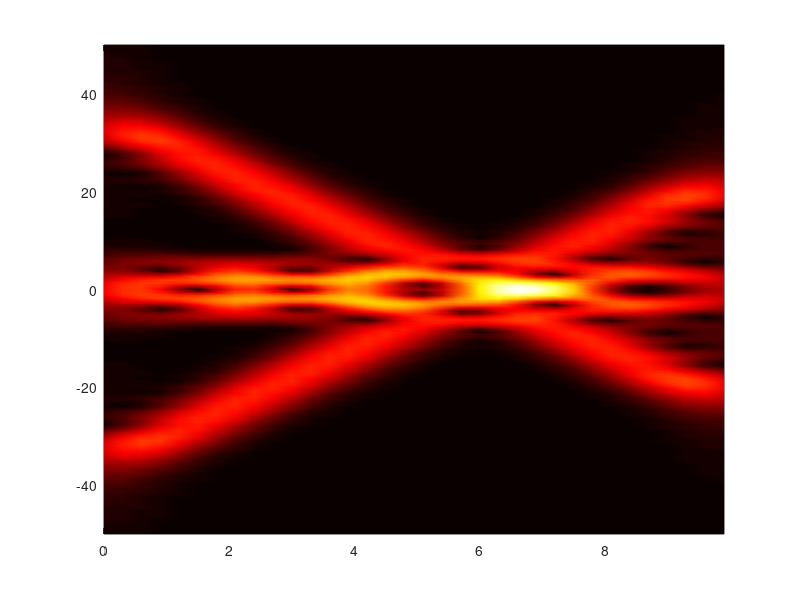

Reproduce this figure in MATLAB.
%% Animation version (the window keeps moving)
clear all; close all; clc
L = 10;
n= 2048;
t2 = linspace(0, L, n+1);  t=t2(1:n);
% Target function that we want to analyze
S = (3*sin(2*t) +0.5*tanh(0.5*(t-3))+0.2*exp(-(t-4).^2) +1.5*sin(5*t)+4*cos(3*(t-6).^2))/10 +(t/20).^3;
St = fft(S);
% k = (2*pi/L)*[0:n/2-1 -n/2:-1];   ks = fftshift(k);
ks = (2*pi/L)*(-n/2 : n/2-1);
% the increment is the step with which you move your
% window rightwards and  should be decided by how wide your window is.
tslide = 0 : 0.3 : 10;
sgt_mat = zeros(length(tslide), n);

for j=1:length(tslide)
    % Gabor (Wavelet function)
    g = exp(-(t-tslide(j)).^2); % original window
%     g = exp(-0.05*(t-tslide(j)).^2); % large window
%     g = exp(-5*(t-tslide(j)).^2); % short window
    % Filtering out the outside part of th window
    Sg = g .*S;
    Sgt = fft(Sg);
    sgt_mat(j, :) = abs(fftshift(Sgt));
%     figure(1)
%     subplot(3,1,1),  plot(t, S, 'k', t, g, 'r')
%     subplot(3,1,2),  plot(t, Sg, 'k')
%     subplot(3,1,3),  plot(ks, abs(fftshift(Sgt))/max(abs(fftshift(Sgt))))
%     axis([-50 50 0 1])
%     drawnow %
%     pause(0.3)
end

figure(2)
n = 34
pcolor(tslide(1:n), ks, sgt_mat(1:n,:).'), shading interp
set(gca, 'Ylim', [-50 50])
colormap(hot)
